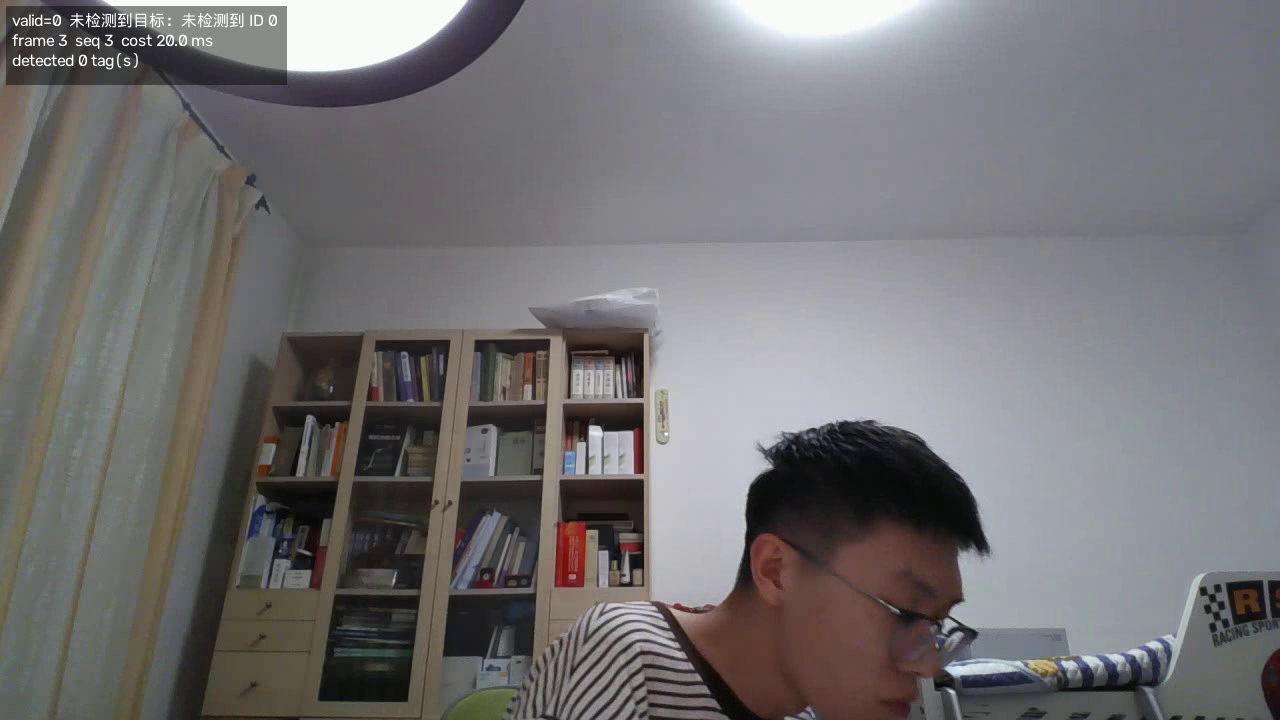
#> input picture frame 3 of opencv/task2/outputs/videos/task2_pose_demo.mp4, 1280 x 720 px, given in place of the camera
$ python capture_calib.py
#> lines starting #> are read from the running program, lines starting #| are printed output that depends on the picture
### opencv/task2/src/camera.py
"""相机接入：打开、设采集参数、抓帧，只往上层交 BGR 帧。

V4L2 的坑：不显式设 MJPG，驱动只给 640x480，所以要先设 FOURCC 再设宽高，最后读回
确认。设置可能被驱动拒绝，得如实报出实际分辨率，不能按请求的分辨率处理
（内参和分辨率必须成对，见 README）。
"""
from __future__ import annotations

from dataclasses import dataclass

import cv2
import numpy as np

import config


@dataclass
class CameraInfo:
    index: int
    width: int
    height: int
    fourcc: str
    fps: float
    note: str = ""

    def describe(self) -> str:
        base = (f"相机 {self.index}：{self.width}x{self.height} @{self.fps:.1f}fps "
                f"fourcc={self.fourcc}")
        return f"{base}；{self.note}" if self.note else base


class CameraError(RuntimeError):
    """打不开相机或读不到帧。"""


class Camera:
    """with Camera(0) as cam: ok, frame = cam.read()"""

    def __init__(self, index: int = None, width: int = None, height: int = None,
                 fourcc: str = None):
        self.index = config.CAMERA_INDEX if index is None else index
        self.req_width = config.CAMERA_WIDTH if width is None else width
        self.req_height = config.CAMERA_HEIGHT if height is None else height
        self.req_fourcc = config.CAMERA_FOURCC if fourcc is None else fourcc
        self.cap: cv2.VideoCapture | None = None
        self.info: CameraInfo | None = None

    def open(self) -> CameraInfo:
        cap = cv2.VideoCapture(self.index, cv2.CAP_V4L2)
        if not cap.isOpened():
            cap.release()
            raise CameraError(f"打不开相机索引 {self.index}")

        if self.req_fourcc:
            cap.set(cv2.CAP_PROP_FOURCC, cv2.VideoWriter_fourcc(*self.req_fourcc))
        cap.set(cv2.CAP_PROP_FRAME_WIDTH, self.req_width)
        cap.set(cv2.CAP_PROP_FRAME_HEIGHT, self.req_height)
        cap.set(cv2.CAP_PROP_BUFFERSIZE, config.CAMERA_BUFFERSIZE)

        ok, _ = cap.read()                      # 先读一帧，让驱动把格式定下来
        if not ok:
            cap.release()
            raise CameraError(f"相机 {self.index} 打开但读不到帧")

        self.cap = cap
        note = self._apply_exposure(cap)
        self.info = CameraInfo(
            index=self.index,
            width=int(cap.get(cv2.CAP_PROP_FRAME_WIDTH)),
            height=int(cap.get(cv2.CAP_PROP_FRAME_HEIGHT)),
            fourcc=self._fourcc_str(cap),
            fps=float(cap.get(cv2.CAP_PROP_FPS) or 0.0),
            note=note,
        )
        return self.info

    @staticmethod
    def _apply_exposure(cap: cv2.VideoCapture) -> str:
        """默认保持自动曝光；配置要求锁定时切手动并回读确认。

        V4L2 下 CAP_PROP_AUTO_EXPOSURE：0.25=手动、0.75=自动。
        驱动可能拒绝设置，回读对不上要如实说出来，不能假装锁上了。
        """
        if not config.CAMERA_LOCK_EXPOSURE:
            return "自动曝光（config.CAMERA_LOCK_EXPOSURE=False）"
        cap.set(cv2.CAP_PROP_AUTO_EXPOSURE, 0.25)
        cap.set(cv2.CAP_PROP_EXPOSURE, float(config.CAMERA_EXPOSURE_ABSOLUTE))
        got = cap.get(cv2.CAP_PROP_EXPOSURE)
        if abs(float(got) - float(config.CAMERA_EXPOSURE_ABSOLUTE)) > 1.0:
            return (f"手动曝光设置未生效：请求 {config.CAMERA_EXPOSURE_ABSOLUTE}，"
                    f"驱动回读 {got:.1f}（该相机可能不支持，或范围不同）")
        return f"手动曝光 {got:.0f}（已锁定）"

    @staticmethod
    def _fourcc_str(cap: cv2.VideoCapture) -> str:
        v = int(cap.get(cv2.CAP_PROP_FOURCC))
        return "".join(chr((v >> (8 * i)) & 0xFF) for i in range(4)).strip()

    def read(self) -> tuple[bool, np.ndarray | None]:
        """返回 (是否成功, BGR 帧)。失败给 None，不抛异常，交给上层定。"""
        if self.cap is None:
            return False, None
        ok, frame = self.cap.read()
        return (ok, frame) if ok else (False, None)

    def close(self) -> None:
        if self.cap is not None:
            self.cap.release()
            self.cap = None

    def __enter__(self) -> "Camera":
        self.open()
        return self

    def __exit__(self, *exc) -> None:
        self.close()

### opencv/task2/src/calibration.py
"""相机标定：棋盘照片 -> 角点 -> calibrateCamera -> 内参/畸变/分辨率/重投影误差。

产出 data/calib_params.json，含 K、D、分辨率、RMS、每张图平均重投影误差、棋盘规格、图片清单。
重投影误差是把棋盘角点用解出的内参投回图像与检测点的像素差，反映标定质量，
不等于位姿精度，README 里要写清楚。
"""
from __future__ import annotations

import json
from dataclasses import dataclass, field
from pathlib import Path

import cv2
import numpy as np

import config

CRITERIA = (cv2.TERM_CRITERIA_EPS + cv2.TERM_CRITERIA_MAX_ITER, 30, 1e-6)
FIND_FLAGS = (cv2.CALIB_CB_ADAPTIVE_THRESH | cv2.CALIB_CB_NORMALIZE_IMAGE
              | cv2.CALIB_CB_FILTER_QUADS)


@dataclass
class BoardSpec:
    inner_cols: int
    inner_rows: int
    square_mm: float

    @property
    def pattern_size(self) -> tuple[int, int]:
        return (self.inner_cols, self.inner_rows)

    # [5 lines left out: function object_points, not called in this run]


@dataclass
class CalibResult:
    ok: bool
    rms: float
    K: np.ndarray
    D: np.ndarray
    width: int
    height: int
    used_images: list[str] = field(default_factory=list)
    skipped_images: list[str] = field(default_factory=list)
    per_image_error: dict[str, float] = field(default_factory=dict)
    reason: str = "ok"


def find_corners(gray: np.ndarray, spec: BoardSpec):
    """检测棋盘格内角点并做亚像素细化。返回 (ok, corners)。"""
    ok, corners = cv2.findChessboardCorners(gray, spec.pattern_size, None, FIND_FLAGS)
    if not ok:
        return False, None
    corners = cv2.cornerSubPix(gray, corners, (11, 11), (-1, -1), CRITERIA)
    return True, corners


# [61 lines left out: functions calibrate, save_params, not called in this run]


@dataclass
class StoredParams:
    K: np.ndarray
    D: np.ndarray
    width: int
    height: int
    rms: float
    raw: dict


# [8 lines left out: function load_params, not called in this run]

### opencv/task2/tools/capture_calib.py
"""采集标定图：实时预览、覆盖率提示、存图。

用法（在 task2 目录下跑）：
    python tools/capture_calib.py                 # 交互：SPACE 存图，q/ESC 退出
    python tools/capture_calib.py --auto 20 --interval 1.2   # 自动连拍（可配 --no-show 无窗口）

图片分辨率要一致，且跟后面检测时相同，否则内参不能共用。覆盖中部和四角、变化距离和
倾斜方向，界面上的 3x3 覆盖图会实时提示。角点要完整可见（别让棋盘格出画），存图时会
马上校验并提示"未找到角点"。
"""
from __future__ import annotations

import argparse
import sys
import time
from pathlib import Path

import cv2
import numpy as np

sys.path.insert(0, str(Path(__file__).resolve().parent.parent))

import config                                  # noqa: E402
from src.calibration import BoardSpec, find_corners   # noqa: E402
from src.camera import Camera, CameraError     # noqa: E402


class Coverage:
    """3x3 覆盖统计：记录哪些区域出现过完整的棋盘格。"""

    def __init__(self, grid: int = config.COVERAGE_GRID):
        self.grid = grid
        self.hits = np.zeros((grid, grid), dtype=int)

    # [8 lines left out: function update, not called in this run]

    @property
    def covered(self) -> int:
        return int((self.hits > 0).sum())

    def draw(self, img: np.ndarray) -> None:
        h, w = img.shape[:2]
        for gy in range(self.grid):
            for gx in range(self.grid):
                x0, y0 = int(gx * w / self.grid), int(gy * h / self.grid)
                x1, y1 = int((gx + 1) * w / self.grid), int((gy + 1) * h / self.grid)
                color = (0, 180, 0) if self.hits[gy, gx] else (80, 80, 80)
                cv2.rectangle(img, (x0, y0), (x1, y1), color, 1)
                cv2.putText(img, str(self.hits[gy, gx]), (x0 + 6, y0 + 22),
                            cv2.FONT_HERSHEY_SIMPLEX, 0.6, color, 1, cv2.LINE_AA)

    def hint(self) -> str:
        if self.covered >= self.grid * self.grid:
            return "覆盖已满，可以收工"
        return f"已覆盖 {self.covered}/{self.grid * self.grid} 个区域，继续换位置/距离/倾斜"


# [17 lines left out: function save_frame, not called in this run]


def main() -> int:
    ap = argparse.ArgumentParser(description="采集标定图")
    ap.add_argument("--camera", type=int, default=config.CAMERA_INDEX)
    ap.add_argument("--width", type=int, default=config.CAMERA_WIDTH)
    ap.add_argument("--height", type=int, default=config.CAMERA_HEIGHT)
    ap.add_argument("--auto", type=int, default=0, help="自动连拍张数，0 表示手动按键")
    ap.add_argument("--interval", type=float, default=1.2, help="自动连拍间隔（秒）")
    ap.add_argument("--inner-cols", type=int, default=config.BOARD_INNER_COLS)
    ap.add_argument("--inner-rows", type=int, default=config.BOARD_INNER_ROWS)
    ap.add_argument("--square-mm", type=float, default=config.BOARD_SQUARE_MM)
    ap.add_argument("--outdir", default=str(config.CALIB_IMAGES))
    ap.add_argument("--no-show", dest="show", action="store_false",
                    help="不开窗口（配合 --auto 无人值守采集；按 SPACE 存图要开窗口）")
    a = ap.parse_args()

    outdir = Path(a.outdir)
    outdir.mkdir(parents=True, exist_ok=True)
    spec = BoardSpec(a.inner_cols, a.inner_rows, a.square_mm)
    coverage = Coverage()
    existing = sorted(outdir.glob("calib_*.png"))
    index = len(existing)

    print(f"[信息] 标定板 {spec.inner_cols}x{spec.inner_rows} 内角点，方格 {spec.square_mm:.2f} mm")
    print(f"[信息] 输出目录 {outdir}（已有 {index} 张）")
    try:
        cam = Camera(a.camera, a.width, a.height)
        info = cam.open()
    except CameraError as e:
        print(f"[错误] {e}")
        return 1
    print(f"[信息] {info.describe()}")
    print(f"[提示] {'自动连拍 ' + str(a.auto) + ' 张' if a.auto else 'SPACE 存图，q/ESC 退出'}"
          f"；目标 {config.CALIB_TARGET_COUNT} 张，至少 {config.CALIB_MIN_COUNT} 张")

    saved = good = 0
    last_auto = time.monotonic()
    try:
        while True:
            ok, frame = cam.read()
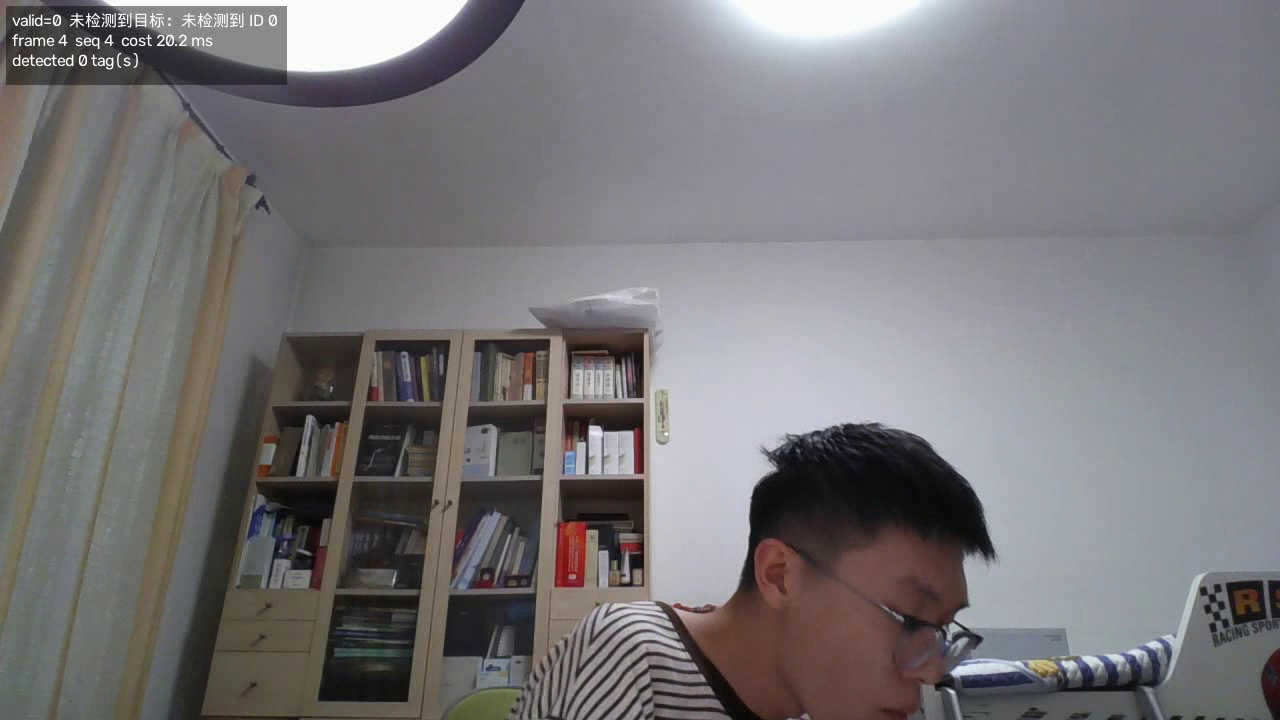
#> input picture frame 4 of opencv/task2/outputs/videos/task2_pose_demo.mp4, 1280 x 720 px, given in place of the camera
#> in read, frame is the input picture: shape (720, 1280, 3); mean B, G, R 119.9, 117.8, 119.9
            if not ok or frame is None:
                print("[信息] 取帧失败，收尾。")
                break
            gray = cv2.cvtColor(frame, cv2.COLOR_BGR2GRAY)
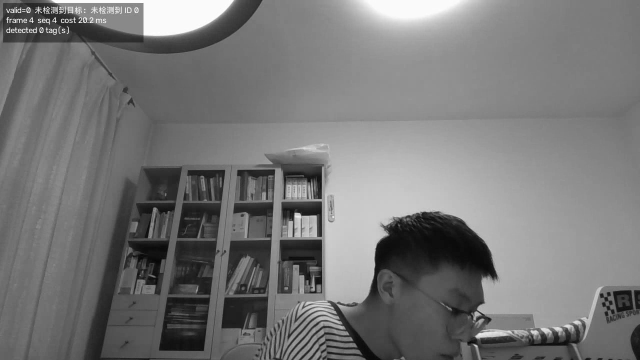
#> gray: shape (720, 1280) (shown at 1/2 size); min 4, max 255, mean 118.7
            view = frame.copy()
            ok_cb, corners = find_corners(gray, spec)
#> in find_corners, `ok, corners = cv2.findChessboardCorners(gray, spec.pattern_size, None,..`: ok = False; corners = None
#> ok_cb = False
            if ok_cb:
                cv2.drawChessboardCorners(view, spec.pattern_size, corners, True)
            coverage.draw(view)
            cv2.putText(view, f"saved {saved}  board {'OK' if ok_cb else 'not found'}",
                        (12, view.shape[0] - 16), cv2.FONT_HERSHEY_SIMPLEX, 0.7,
                        (0, 255, 0) if ok_cb else (0, 0, 255), 2, cv2.LINE_AA)
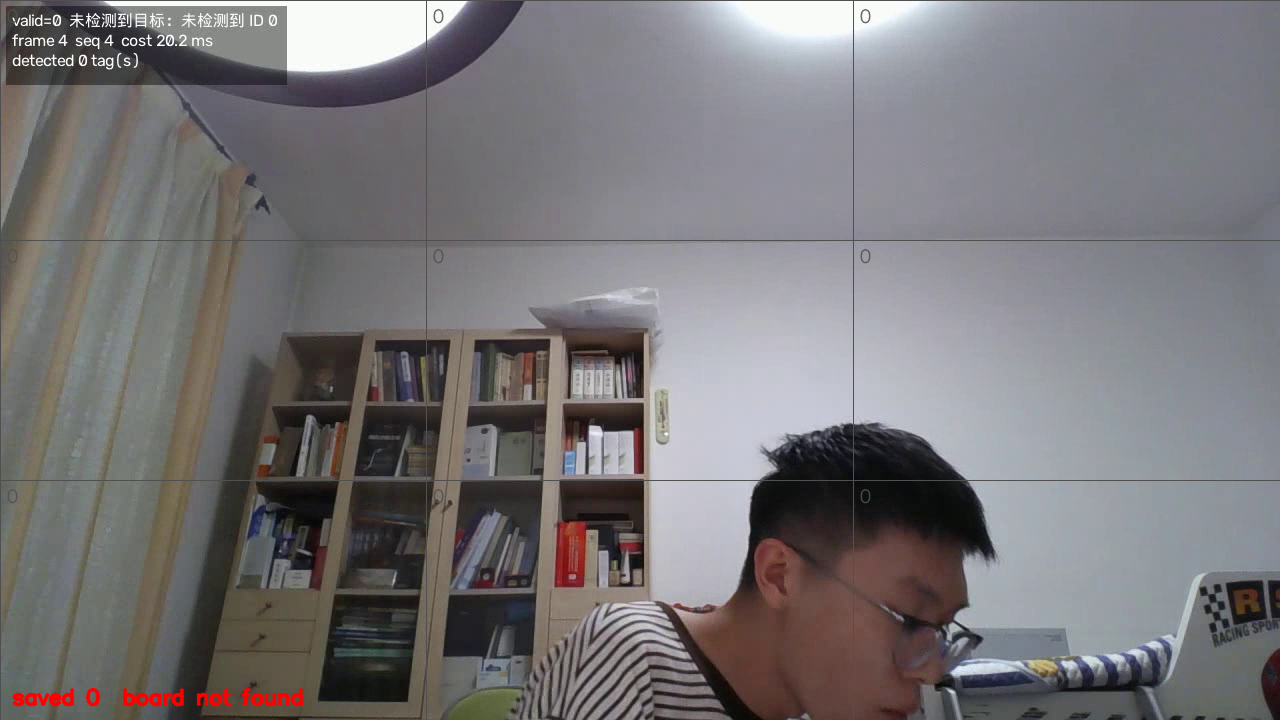
#> view: shape (720, 1280, 3); mean B, G, R 119.4, 117.3, 120

            if a.show:
                cv2.imshow("capture calib (SPACE 存图 / q 退出)", view)

            do_save = False
            if a.auto:
                if time.monotonic() - last_auto >= a.interval and saved < a.auto:
                    do_save = True
                    last_auto = time.monotonic()
                if saved >= a.auto:
                    print(f"[信息] 自动连拍完成 {saved} 张。")
                    break
            else:
                key = cv2.waitKey(1) & 0xFF
#> (key q is pressed here)
                if key in (ord("q"), 27):
                    break
                do_save = key == ord(" ")

            if do_save:
                # 存原始帧（不存画了提示的 view），标记会污染标定图，见 save_frame。
                # 复用预览循环算好的角点，不再检测一次。
                if save_frame(frame.copy(), corners if ok_cb else None,
                              outdir, coverage, index):
                    good += 1
                saved += 1
                index += 1
    except KeyboardInterrupt:
        print("\n[信息] 手动中断。")
    finally:
        if a.show:
            cv2.destroyAllWindows()
        cam.close()

    print(f"[完成] 本次保存 {saved} 张（其中角点可用的 {good} 张），目录共 "
          f"{len(list(outdir.glob('calib_*.png')))} 张")
    print(f"[完成] {coverage.hint()}")
    print("[下一步] python main.py calib")
    return 0


if __name__ == "__main__":
    sys.exit(main())
#> (the program exits here)

$ run again, starting later in the video
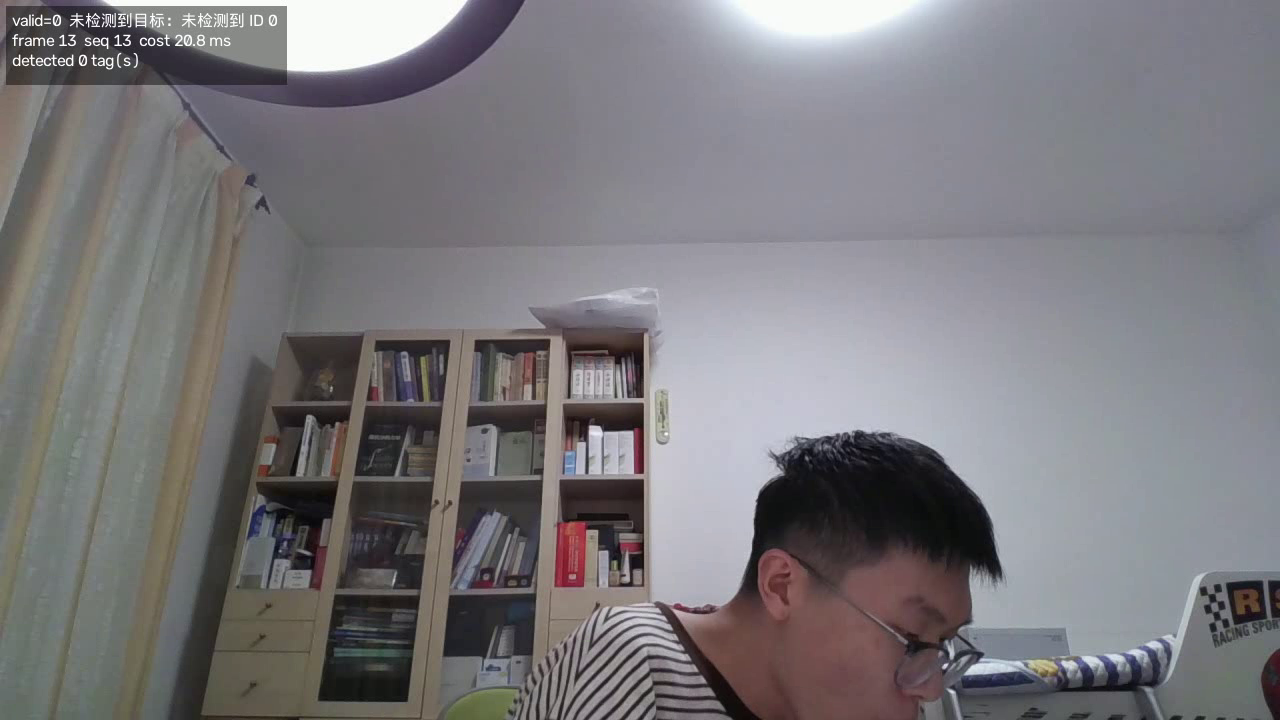
#> input picture frame 13 of opencv/task2/outputs/videos/task2_pose_demo.mp4, 1280 x 720 px, given in place of the camera
#> in main, `gray = cv2.cvtColor(frame, cv2.COLOR_BGR2GRAY)`:
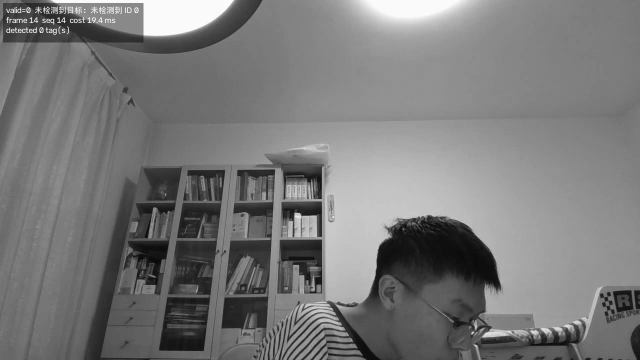
#> gray: shape (720, 1280) (shown at 1/2 size); min 4, max 255, mean 121.1
#> ok = False; corners = None
#> ok_cb = False
#> in main, `cv2.putText(view, f"saved {saved}  board {'OK' if ok_cb else 'not foun..`:
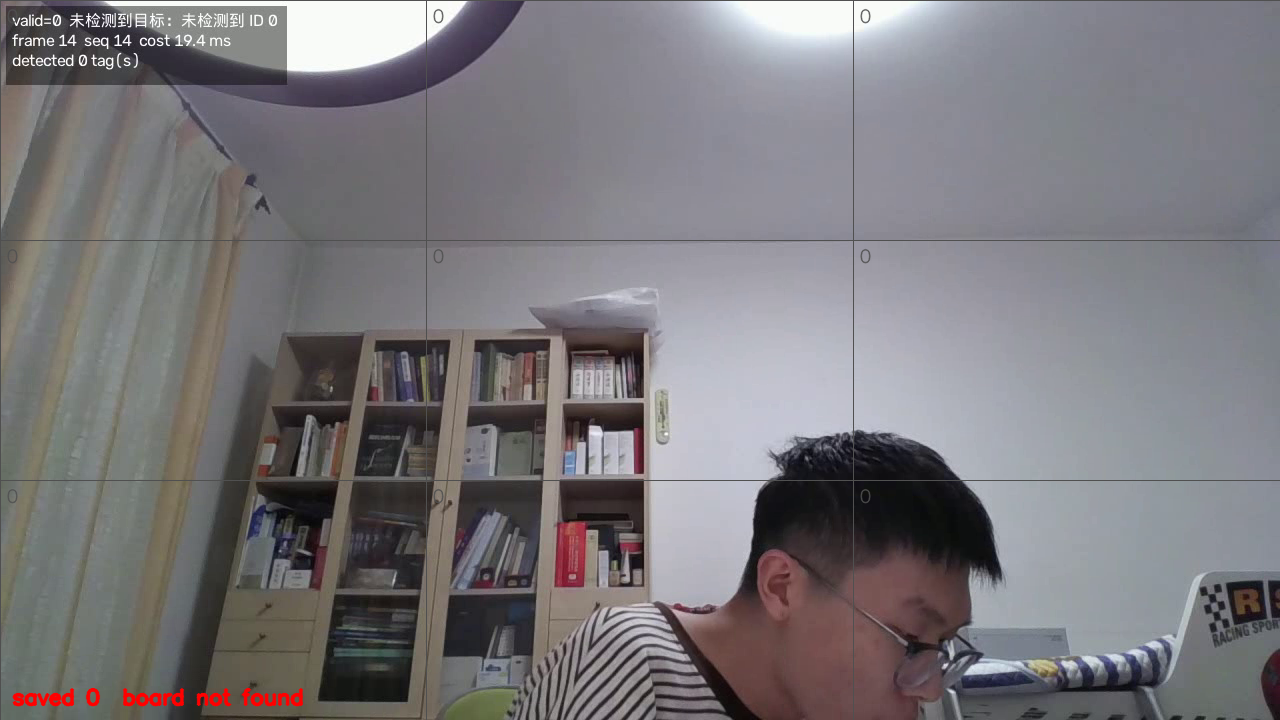
#> view: shape (720, 1280, 3); mean B, G, R 123.1, 119.6, 122.2
